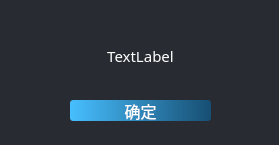
<?xml version="1.0" encoding="UTF-8"?>
<ui version="4.0">
 <class>AlertWindow</class>
 <widget class="QWidget" name="AlertWindow">
  <property name="geometry">
   <rect>
    <x>0</x>
    <y>0</y>
    <width>279</width>
    <height>145</height>
   </rect>
  </property>
  <property name="windowTitle">
   <string>Form</string>
  </property>
  <property name="styleSheet">
   <string notr="true">*{
background:rgb(40, 44, 50);
color:white;
}

QFrame{
border:sold 10px rgba(0 ,0, 0)
}

QPushButton{
background-color:QLinearGradient(x1:0, y1: 0, x2: 1, y2: 0, stop: 0 rgb(71,191,255) , stop: 1 rgb(23, 78, 115));
border-style:solid;
border-color:white;
border-radius:3px;
border:0px solid ;
}

QPushButton:pressed{
background-color:QLinearGradient(x1:0, y1: 0, x2: 1, y2: 0, stop: 0 rgb(71,191,255) , stop: 1 rgb(23, 78, 115));
border-style:solid;
border-radius:3px;
border:1px solid;
}



</string>
  </property>
  <widget class="QLabel" name="messageLabel">
   <property name="geometry">
    <rect>
     <x>20</x>
     <y>20</y>
     <width>241</width>
     <height>71</height>
    </rect>
   </property>
   <property name="font">
    <font>
     <family>微软雅黑</family>
     <pointsize>11</pointsize>
    </font>
   </property>
   <property name="text">
    <string>TextLabel</string>
   </property>
   <property name="alignment">
    <set>Qt::AlignCenter</set>
   </property>
  </widget>
  <widget class="QPushButton" name="ackPushButton">
   <property name="geometry">
    <rect>
     <x>70</x>
     <y>100</y>
     <width>141</width>
     <height>21</height>
    </rect>
   </property>
   <property name="font">
    <font>
     <family>微软雅黑</family>
     <pointsize>12</pointsize>
    </font>
   </property>
   <property name="cursor">
    <cursorShape>PointingHandCursor</cursorShape>
   </property>
   <property name="text">
    <string>确定</string>
   </property>
  </widget>
 </widget>
 <resources/>
 <connections/>
</ui>
